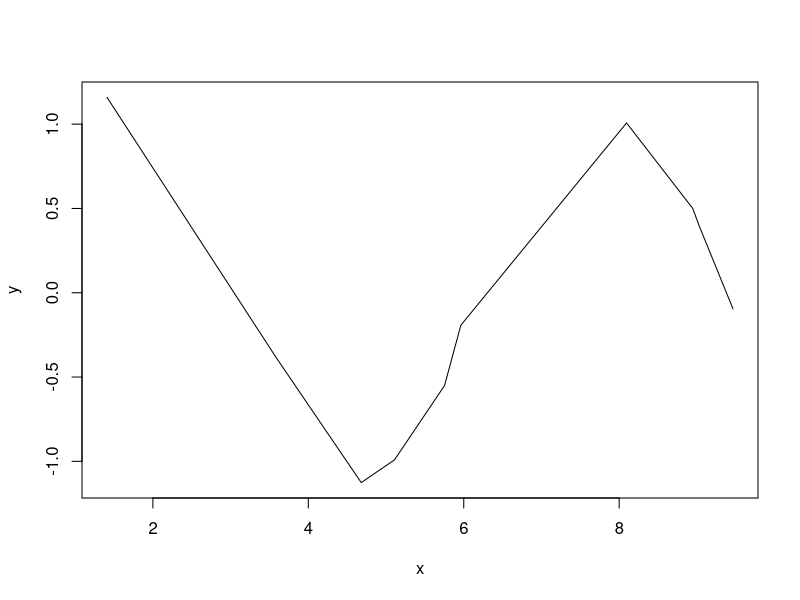

Generate this figure with R: (Note: this script raises an error after producing the figure.)
## ---- chunk 1
set.seed(123)
x <- sort(runif(10, 1, 10))
y <- sin(x) + rnorm(10, 0, 0.1)
plot(x, y, type = "l")
## ---- chunk 2
h <- diff(x)
## ---- chunk 3
n <- length(x)
W <- matrix(0, n-2, n-2)
## 二回ループを回した方が早いけどとりあえず
for (i in 1:(n-2)) {
  for (j in 1:(n-2)) {
    if(i == j) {
      W[i, j] <- (h[i] + h[i+1])/3
    } else if((i-j) == 1) {
      W[i, j] <- W[j, i] <- h[i]/6
    } else {
      W[i, j] <- 0
    }
  }
}
## ---- chunk 4
delta <- matrix(0, n-2, n)
for (i in 1:(n-2)) {
  for (j in 1:n) {
    if (i == j) {
      delta[i, j] <- 1/h[i]
    } else if(j == (i+1)) {
      delta[i, j] <- -1/h1[i] -1/h[i+1]
    } else if(j == (i+2)) {
      delta[i, j] <- -1/h[i+1]
    } else {
      delta[i, j] <- 0
    }
  }
}
## ---- chunk 5
A <- t(delta) %*% solve(W) %*% delta
## ---- chunk 6
lambda <- 0.5
m <- solve(diag(n) + lambda * A) %*% y
## ---- chunk 7
for (i in seq(0, 1, 0.1)){
  lambda <- i
  m <- solve(diag(n) + i * A) %*% y
  plot(x, m, ylim = c(-0.5, 1.2), type = "l", col = i*10)
  par(new = T)
}

